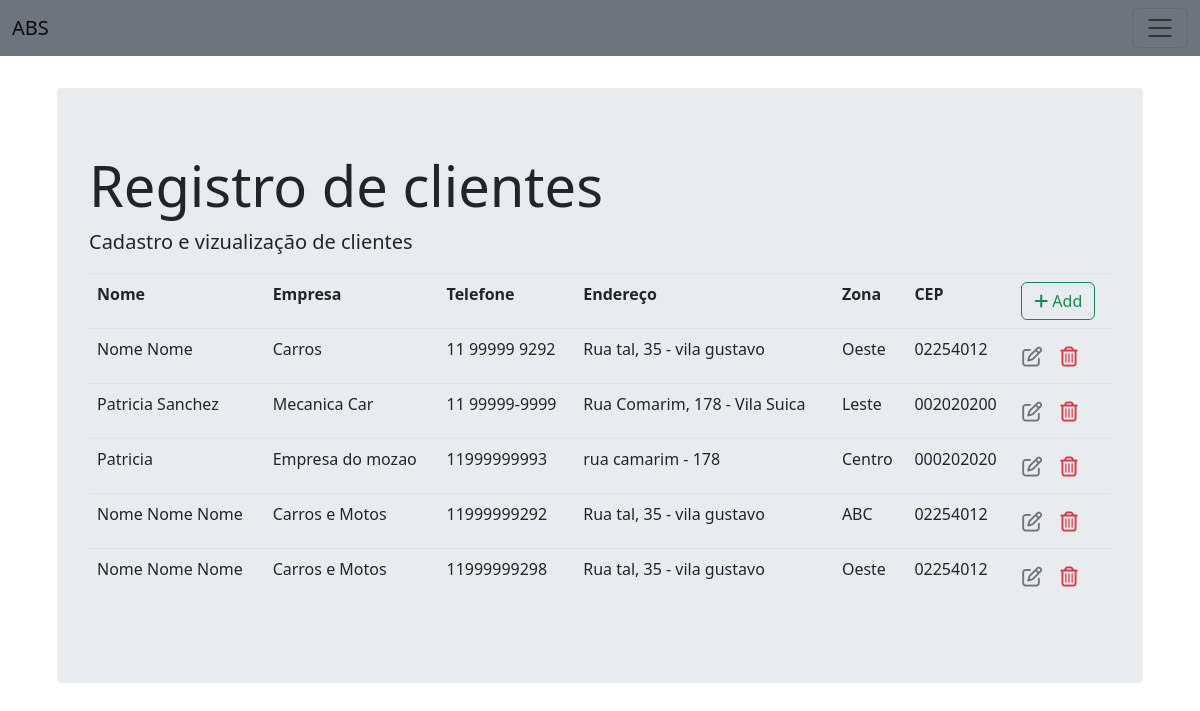
The app's page /client/list/, older data.
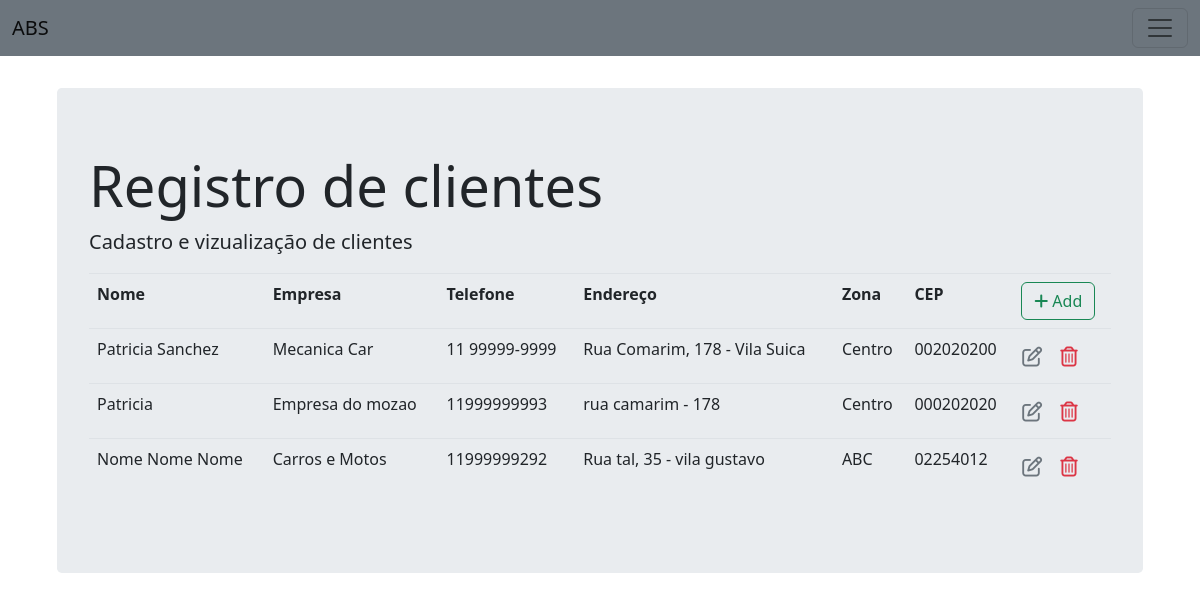
The same page, newer data.
### abs/models/client.py (models this page shows)
class Client(models.Model):
    name = models.CharField(max_length=100, blank=False)
    company_name = models.CharField(max_length=80, blank=True)
    phone_number = models.CharField(max_length=14, blank=False, unique=True)
    address = models.CharField(max_length=120, blank=False)
    zone = models.ForeignKey(Zone, on_delete=models.CASCADE)
    zip_code = models.CharField(max_length=9, blank=True)
    created_date = models.DateTimeField(auto_now_add=True)
    last_update = models.DateTimeField(auto_now=True)

### abs/models/zone.py (models this page shows)
class Zone(models.Model):
    name = models.CharField(max_length=25, blank=False)
    def __str__(self):
        return self.name

### abs/views.py (the view)
# urls.py: path('client/list/', views.client_list, name='client_list'),
def client_list(request):
    clients = Client.objects.all()
    return render(request, 'client/client_list.html', {'clients':clients})

### abs/templates/client/client_list.html (shortened to what this page needs)
{% extends 'client/base_client.html' %}
{% block jumbotron %}
<table class="table table-borderless">
    <thead class="border-botton font-weight-bold">
        <tr>
            <td>Nome</td>
            <td>Empresa</td>
            <td>Telefone</td>
            <td>Endereço</td>
            <td>Zona</td>
            <td>CEP</td>
            <td>
                <a href="{% url 'client_insert' %}" class="btn btn-outline-success">
                    <i class="fas fa-plus"></i> Add
                </a>
            </td>
        </tr>
    </thead>
    <tbody>
        {% for client in clients %}
        <tr>
            <td>{{ client.name }}</td>
            <td>{{ client.company_name }}</td>
            <td>{{ client.phone_number }}</td>
            <td>{{ client.address }}</td>
            <td>{{ client.zone }}</td>
            <td>{{ client.zip_code }}</td>
            <td>
                <a href="{% url 'client_edit' client.id %}" class="btn text-secondary px-0">
                    <i class="far fa-edit fa-lg"></i>
                </a>
                <form action="{% url 'client_delete' client.id %}" method="post" class="d-inline">
                    <button type="submit" class="btn">
                        <i class="far fa-trash-alt fa-lg text-danger float-right"></i>
                    </button>
                </form>
            </td>
        </tr>
        {% endfor %}
    </tbody>
</table>
{% endblock jumbotron %}

### abs/templates/client/base_client.html
{% extends '../base.html' %}
{% block content %}
<div class="container">
    <div class="col-md-12 offset-md mt-5">
        <div class="jumbotron">
            <h1 class="display-4">Registro de clientes</h1>
            <p class="lead">Cadastro e vizualização de clientes</p>
            {% block jumbotron %}
            {% endblock jumbotron %}
        </div>
    </div>
</div>
{% endblock content %}

### abs/templates/base.html (shortened to what this page needs)
{% load static %}
<!DOCTYPE html>
<html lang="en">
<head>
    <link rel="stylesheet" href="https://cdnjs.cloudflare.com/ajax/libs/font-awesome/6.2.1/css/all.min.css">
    <link rel="stylesheet" href="https://cdn.jsdelivr.net/npm/bootstrap-icons@1.9.1/font/bootstrap-icons.css">
    <link href="https://cdn.jsdelivr.net/npm/bootstrap@5.2.0/dist/css/bootstrap.min.css" rel="stylesheet"
>
    <link rel="stylesheet" href="https://cdn.jsdelivr.net/npm/bootstrap@4.0.0/dist/css/bootstrap.min.css"
>
    <link rel="stylesheet" href="https://cdn.jsdelivr.net/npm/bootstrap-icons@1.9.1/font/bootstrap-icons.css">
    <link href="https://cdn.jsdelivr.net/npm/bootstrap@5.2.0/dist/css/bootstrap.min.css" rel="stylesheet"
>
    <link rel="stylesheet" href="{% static 'css/style.css' %}">
</head>
<body>
    {% include 'partials/header.html' %}
    {% block content %}
    {% endblock content %}
</body>
</html>

### abs/templates/partials/header.html (shortened to what this page needs)
<header class="header-area">
    <nav class="navbar bg-secondary fixed-top">
        <div class="container-fluid">
            <a class="navbar-brand" href="/"><img src="" alt="" width="110">ABS</a>
            <button class="navbar-toggler" type="button" data-bs-toggle="offcanvas"
                data-bs-target="#offcanvasNavbar" aria-controls="offcanvasNavbar">
                <span class="navbar-toggler-icon"></span>
            </button>
        </div>
    </nav>
</header>

### static/css/style.css (style rules this page uses)
body { padding-top: 40px; padding-bottom: 40px; }

Row changes from the older to the newer data that the page shows:
removed Client: name "Nome Nome", company_name "Carros", phone_number "11 99999 9292", address "Rua tal, 35 - vila gustavo", zone "Oeste", zip_code "02254012"
removed Client: name "Nome Nome Nome", company_name "Carros e Motos", phone_number "11999999298", address "Rua tal, 35 - vila gustavo", zone "Oeste", zip_code "02254012"
changed Client "Patricia Sanchez": zone "Leste" → "Centro"
